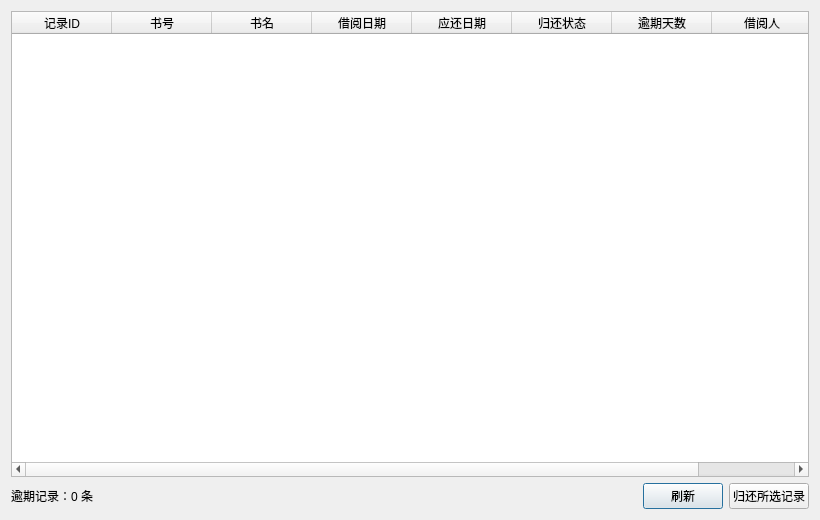
<?xml version="1.0" encoding="UTF-8"?>
<ui version="4.0">
 <class>BorrowRecordWindow</class>
 <widget class="QDialog" name="BorrowRecordWindow">
  <property name="geometry">
   <rect>
    <x>0</x>
    <y>0</y>
    <width>820</width>
    <height>520</height>
   </rect>
  </property>
  <property name="windowTitle">
   <string>借阅记录</string>
  </property>
  <layout class="QVBoxLayout" name="verticalLayout">
   <item>
    <widget class="QTableWidget" name="tableWidgetRecords">
     <column>
      <property name="text">
       <string>记录ID</string>
      </property>
     </column>
     <column>
      <property name="text">
       <string>书号</string>
      </property>
     </column>
     <column>
      <property name="text">
       <string>书名</string>
      </property>
     </column>
     <column>
      <property name="text">
       <string>借阅日期</string>
      </property>
     </column>
     <column>
      <property name="text">
       <string>应还日期</string>
      </property>
     </column>
     <column>
      <property name="text">
       <string>归还状态</string>
      </property>
     </column>
     <column>
      <property name="text">
       <string>逾期天数</string>
      </property>
     </column>
     <column>
      <property name="text">
       <string>借阅人</string>
      </property>
     </column>
    </widget>
   </item>
   <item>
    <layout class="QHBoxLayout" name="horizontalLayout">
     <item>
      <widget class="QLabel" name="labelOverdue">
       <property name="text">
        <string>逾期记录：0 条</string>
       </property>
      </widget>
     </item>
     <item>
      <spacer name="horizontalSpacer">
       <property name="orientation">
        <enum>Qt::Horizontal</enum>
       </property>
       <property name="sizeHint" stdset="0">
        <size>
         <width>40</width>
         <height>20</height>
        </size>
       </property>
      </spacer>
     </item>
     <item>
      <widget class="QPushButton" name="pushButtonRefresh">
       <property name="text">
        <string>刷新</string>
       </property>
      </widget>
     </item>
     <item>
      <widget class="QPushButton" name="pushButtonReturn">
       <property name="text">
        <string>归还所选记录</string>
       </property>
      </widget>
     </item>
    </layout>
   </item>
  </layout>
 </widget>
 <resources/>
 <connections/>
</ui>
